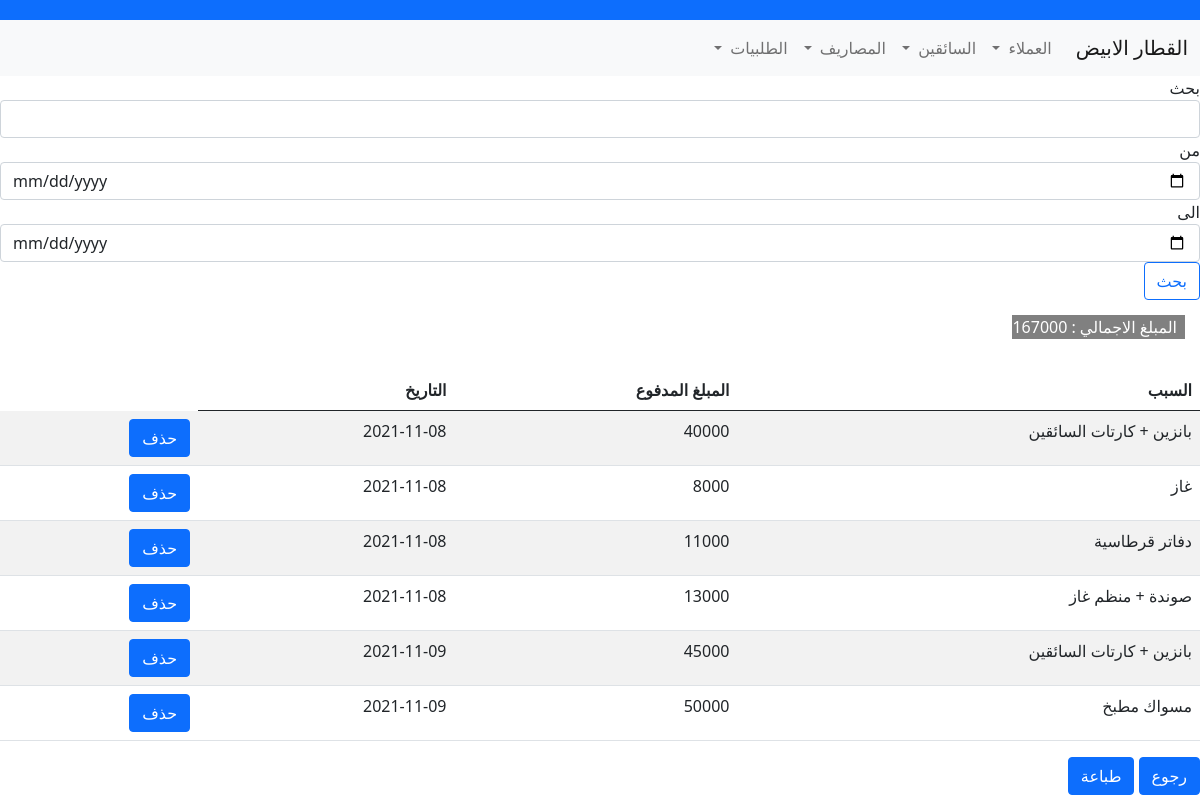
Page /masrf on the committed database.
### models.py (models this page shows, shortened)
class Masareef(db.Model):
    __tablename__ = "Masareef"
    id = Column(Integer, primary_key=True)
    reason = Column(String)
    amount = Column(Integer)
    date = Column(String)

### app.py (the view)
@app.route('/masrf', methods=['GET'])
def masrf():
    query = Masareef.query.all()
    form = Search()
    num = 0
    for ll in query:
        num += ll.amount
    return render_template('masrf.html', query=query, form=form, num=num)

### forms.py
class Search(FlaskForm):
    search = StringField('search')

### templates/masrf.html (shortened to what this page needs)
{% extends "base.html" %}
{% block content %}
<nav class="navbar navbar-expand-lg navbar-light bg-light">
  <div class="container-fluid">
    <a class="navbar-brand" href="/main">القطار الابيض</a>
    <div class="collapse navbar-collapse" id="navbarSupportedContent">
      <ul class="navbar-nav me-auto mb-2 mb-lg-0">
        <li class="nav-item dropdown">
          <a class="nav-link dropdown-toggle" href="#" id="navbarDropdown" role="button" data-bs-toggle="dropdown" aria-expanded="false">
            العملاء
          </a>
        </li>
        <li class="nav-item dropdown">
          <a class="nav-link dropdown-toggle" href="#" id="navbarDropdown" role="button" data-bs-toggle="dropdown" aria-expanded="false">
            السائقين
          </a>
        </li>
        <li class="nav-item dropdown">
          <a class="nav-link dropdown-toggle" href="#" id="navbarDropdown" role="button" data-bs-toggle="dropdown" aria-expanded="false">
            المصاريف
          </a>
        </li>
        <li class="nav-item dropdown">
          <a class="nav-link dropdown-toggle" href="#" id="navbarDropdown" role="button" data-bs-toggle="dropdown" aria-expanded="false">
            الطلبيات
          </a>
        </li>
      </ul>
    </div>
  </div>
</nav>
<form method="post" class="form">
<div class="form-group">
            <label name="query" >بحث</label>
              {{ form.search(class_ = 'form-control', autofocus = true) }}
 </label > من </label>
    <input type="date" name="h1"class="form-control">
    <label>الى </label>
        <input type="date" name="h2"class="form-control">
    </div>
  <input type="submit" value="بحث" class="btn btn-outline-primary">
</form>
<div class="input-group input-group-sm mb-3" style="padding: 15px;">
 <label style="background-color: gray; color:white; padding-right: 8px;"> المبلغ الاجمالي : </label>
     <label style="background-color: gray; color:white;padding-right: 5px;"> {{ num }} </label>
</div>
  <table id="data" class="table table-striped">
    <thead>
      <tr>
        <th>السبب</th>
        <th>المبلغ المدفوع</th>
        <th>التاريخ</th>
      </tr>
    </thead>
    <tbody>
      {% for record in query %}
        <tr>
          <td>{{ record.reason }}</td>
          <td>{{ record.amount }}</td>
          <td>{{ record.date }}</td>
          <td> <form method="post" action="/delete-masrf">
              <button type="submit" class="btn btn-primary">حذف</button>
          </form>
          </td>
        </tr>
      {% endfor %}
    </tbody>
  </table>
<a href="/main" class="btn btn-primary">رجوع</a>
    <button class="btn btn-primary" onclick="display()">طباعة</button>
{% endblock %}

### templates/base.html (shortened to what this page needs)
<!DOCTYPE html>
<html lang="ar" dir="rtl">
<head>
    <link rel="stylesheet" href="https://cdn.jsdelivr.net/npm/bootstrap@5.0.2/dist/css/bootstrap.rtl.min.css">
</head>
<body>
<nav class="navbar navbar-dark bg-primary" style="padding: 10px"></nav>
{% block content %}{% endblock %}
</body>
</html>

### rows in the picture
Masareef: reason "بانزين + كارتات السائقين", amount "40000", date "2021-11-08"
Masareef: reason "غاز", amount "8000", date "2021-11-08"
Masareef: reason "دفاتر قرطاسية", amount "11000", date "2021-11-08"
Masareef: reason "صوندة + منظم غاز", amount "13000", date "2021-11-08"
Masareef: reason "بانزين + كارتات السائقين", amount "45000", date "2021-11-09"
Masareef: reason "مسواك مطبخ", amount "50000", date "2021-11-09"

### other values in the picture
{{ num }} "167000"
